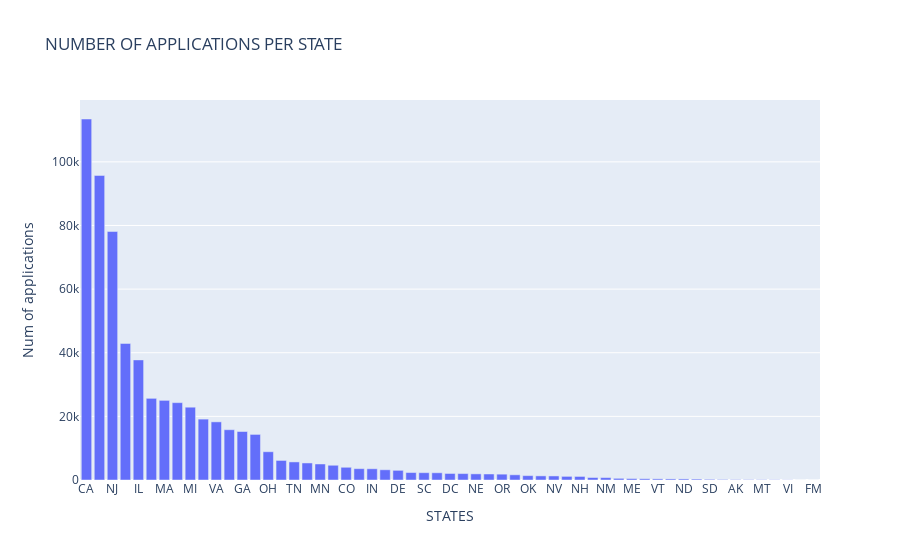

Notebook cell for this chart:
### Code cell
t1 = go.Bar(x=dfempst.EMPLOYER_STATE.values,y=dfempst.countvar.values,name='Employerstate')
layout = go.Layout(dict(title= "NUMBER OF APPLICATIONS PER STATE",xaxis=dict(title="STATES"),yaxis=dict(title="Num of applications")))
data = [t1]
fig =go.Figure(data,layout)
iplot(fig)

### Figure 1 — Plotly figure (JSON) as saved in the notebook; plotly's stock layout.template omitted (floating-point values rounded to 4 significant figures)
{"data": [{"name": "Employerstate", "type": "bar", "x": ["CA", "TX", "NJ", "NY", "IL", "PA", "MA", "WA", "MI", "MD", "VA", "NC", "GA", "FL", "OH", "CT", "TN", "MO", "MN", "AZ", "CO", "AR", "IN", "WI", "DE", "UT", "SC", "IA", "DC", "KS", "NE", "KY", "OR", "AL", "OK", "LA", "NV", "RI", "NH", "ID", "NM", "MS", "ME", "WV", "VT", "GU", "ND", "HI", "SD", "WY", "AK", "MP", "MT", "PR", "VI", "PW", "FM"], "y": [113470, 95734, 78100, 42921, 37749, 25668, 25029, 24312, 22882, 19140, 18279, 15806, 15244, 14331, 8886, 6147, 5682, 5356, 5038, 4632, 3998, 3561, 3526, 3215, 3038, 2346, 2301, 2274, 2051, 2018, 1930, 1889, 1835, 1635, 1374, 1296, 1277, 1141, 1118, 786, 758, 521, 451, 398, 363, 340, 338, 293, 215, 164, 125, 112, 93, 79, 46, 1, 1]}], "layout": {"title": {"text": "NUMBER OF APPLICATIONS PER STATE"}, "xaxis": {"title": {"text": "STATES"}}, "yaxis": {"title": {"text": "Num of applications"}}}}
